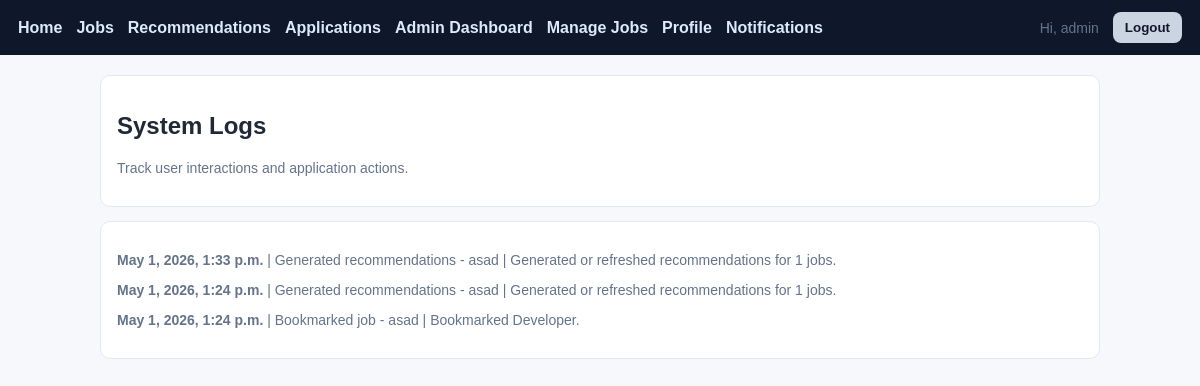
The app's page /panel/logs/ (signed in) with its own data.
### accounts/models.py (models this page shows, shortened)
class ActivityLog(models.Model):
    user = models.ForeignKey(
        settings.AUTH_USER_MODEL,
        on_delete=models.SET_NULL,
        null=True,
        blank=True,
        related_name="activity_logs",
    )
    action = models.CharField(max_length=180)
    details = models.TextField(blank=True)
    created_at = models.DateTimeField(auto_now_add=True)
    class Meta:
        ordering = ["-created_at"]

### accounts/views.py (the view)
# urls.py: path("panel/logs/", views.admin_logs, name="admin-logs"),
@login_required
@user_passes_test(is_staff_user)
def admin_logs(request):
    logs = ActivityLog.objects.select_related("user")
    return render(request, "accounts/admin_logs.html", {"logs": logs})

### accounts/views.py (called while the page is built)
def is_staff_user(user):
    return user.is_authenticated and user.is_staff

### templates/accounts/admin_logs.html
{% extends "base.html" %}
{% block content %}
<div class="card">
    <h2>System Logs</h2>
    <p class="small">Track user interactions and application actions.</p>
</div>
<div class="card">
    {% for log in logs %}
        <p class="small">
            <strong>{{ log.created_at }}</strong> |
            {{ log.action }}
            {% if log.user %}- {{ log.user.username }}{% endif %}
            {% if log.details %}| {{ log.details }}{% endif %}
        </p>
    {% empty %}
        <p>No logs yet.</p>
    {% endfor %}
</div>
{% endblock %}

### templates/base.html (shortened to what this page needs)
<!DOCTYPE html>
<html lang="en">
<head>
</head>
<body>
    <div class="nav">
        <a href="{% url 'jobs:index' %}">Home</a>
        <a href="{% url 'jobs:job-list' %}">Jobs</a>
        <a href="{% url 'recomendations:recommendation-list' %}">Recommendations</a>
        <a href="{% url 'applications:application-list' %}">Applications</a>
        {% if request.user.is_authenticated and request.user.is_staff %}
            <a href="{% url 'accounts:admin-dashboard' %}">Admin Dashboard</a>
            <a href="{% url 'jobs:admin-job-list' %}">Manage Jobs</a>
        {% endif %}
        {% if request.user.is_authenticated %}
            <a href="{% url 'accounts:profile' %}">Profile</a>
            <a href="{% url 'accounts:notifications' %}">Notifications</a>
        {% endif %}
        {% if request.user.is_authenticated %}
            <span class="small">Hi, {{ request.user.username }}</span>
            <form method="post" action="{% url 'logout' %}">
                <button class="btn btn-muted" type="submit">Logout</button>
            </form>
        {% else %}
            <a href="{% url 'accounts:register' %}">Register</a>
            <a href="{% url 'login' %}">Login</a>
        {% endif %}
    </div>
    <div class="container">
        {% block content %}{% endblock %}
    </div>
</body>
</html>

### templates/base.html (style rules this page uses)
body { margin: 0; font-family: Arial, sans-serif; background: #f6f8fc; color: #1f2937; }
.nav { background: #0f172a; color: #fff; padding: 12px 18px; display: flex; gap: 14px; align-items: center; }
.nav a { color: #dbeafe; text-decoration: none; font-weight: 600; }
.container { max-width: 1000px; margin: 20px auto; padding: 0 12px; }
.card { background: #fff; border: 1px solid #e2e8f0; border-radius: 10px; padding: 16px; margin-bottom: 14px; }
.btn { border: 0; border-radius: 8px; padding: 8px 12px; cursor: pointer; font-weight: 600; }
.btn-muted { background: #cbd5e1; color: #111827; }
.small { color: #64748b; font-size: 14px; }

### records on screen
ActivityLog: created_at "May 1, 2026, 1:33 p.m.", action "Generated recommendations", user.username "asad", details "Generated or refreshed recommendations for 1 jobs."
ActivityLog: created_at "May 1, 2026, 1:24 p.m.", action "Generated recommendations", user.username "asad", details "Generated or refreshed recommendations for 1 jobs."
ActivityLog: created_at "May 1, 2026, 1:24 p.m.", action "Bookmarked job", user.username "asad", details "Bookmarked Developer."

### other values on screen
{{ request.user.username }} "admin"
